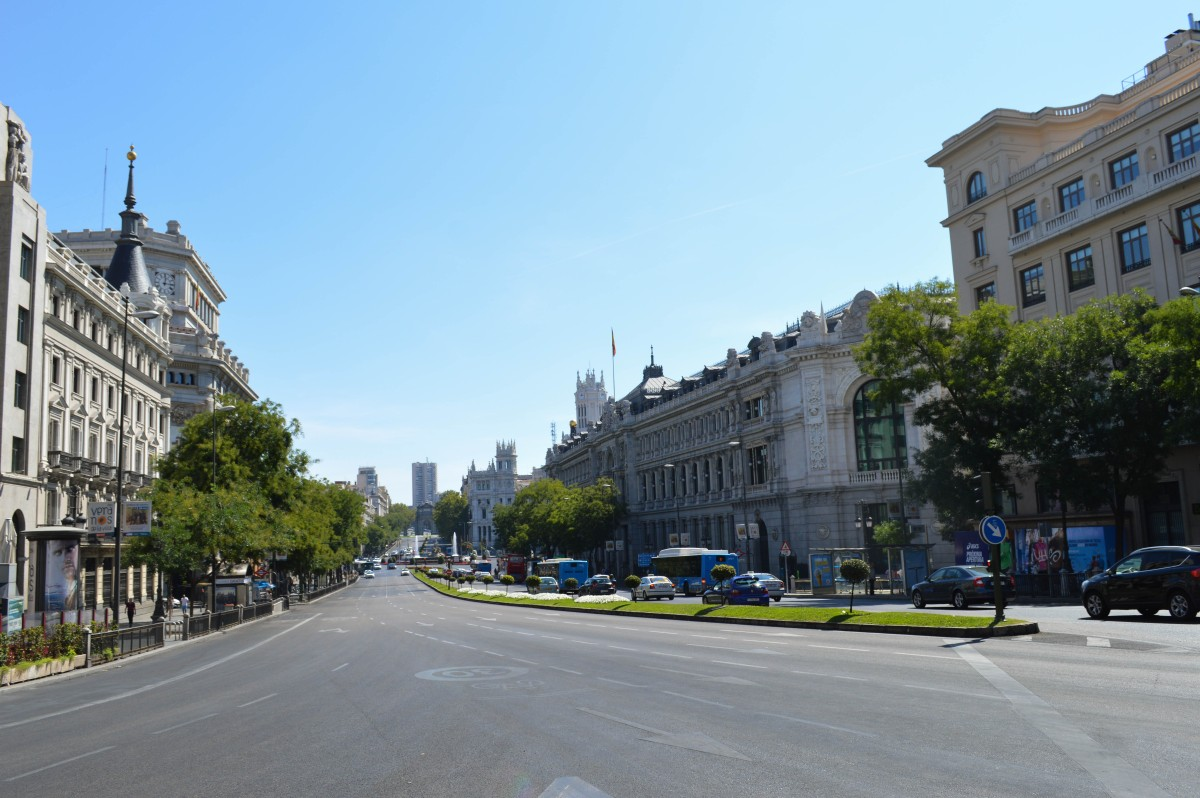
#> input picture prueba2.jpg, 1200 x 798 px
$ python ruidoimagen.py
#> lines starting #> are read from the running program, lines starting #| are printed output that depends on the picture
import numpy as np
import matplotlib.pyplot as plt
from skimage import img_as_float
from skimage.io import imread
from scipy.ndimage import sobel


imagen = imread('prueba2.jpg', as_gray=True)
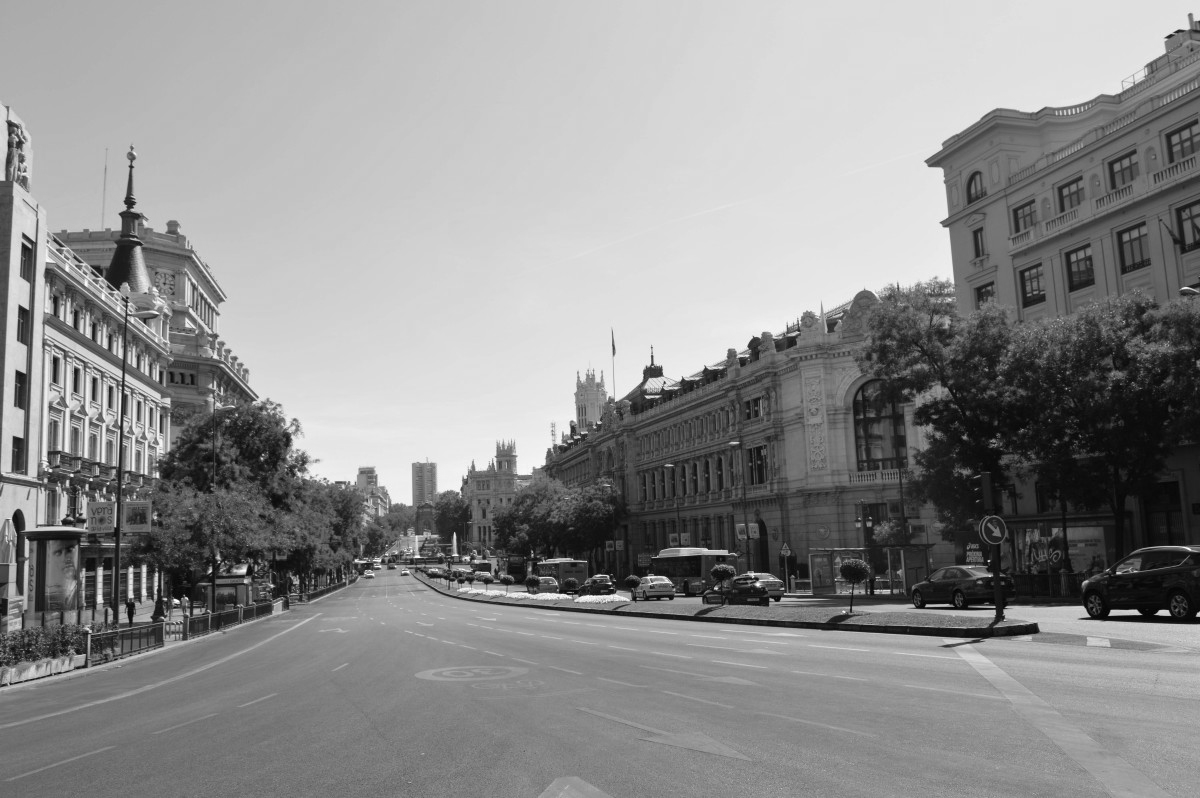
#> imagen: shape (798, 1200) float64; min 0.000565, max 0.999, mean 0.557
imagen = img_as_float(imagen)
nivel_ruido = 0.5

# Crear ruido gaussiano
ruido = np.random.normal(0, nivel_ruido, imagen.shape)

# Sumar ruido a la imagen
imagen_ruidosa = imagen + ruido
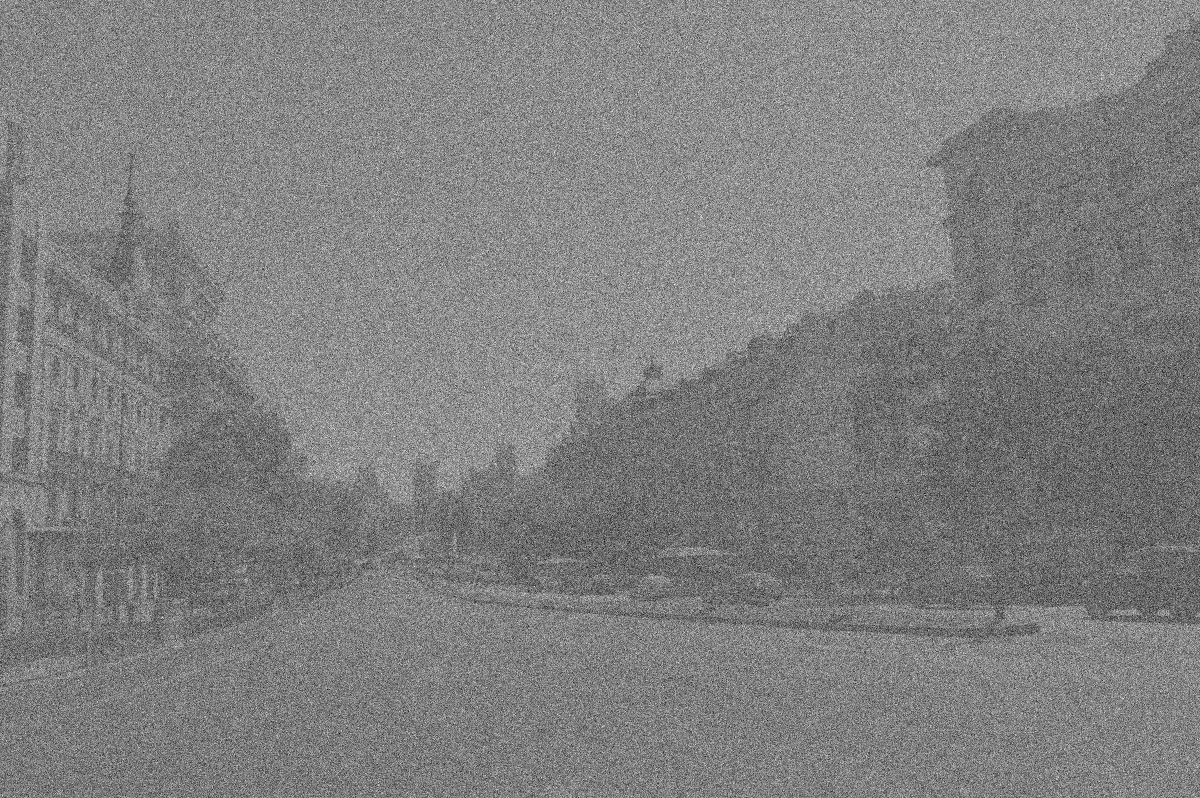
#> imagen_ruidosa: shape (798, 1200) float64; min -2.13, max 3.21, mean 0.558; drawn with min black and max white

# Clip para mantener los valores en [0, 1]
imagen_ruidosa = np.clip(imagen_ruidosa, 0, 1)
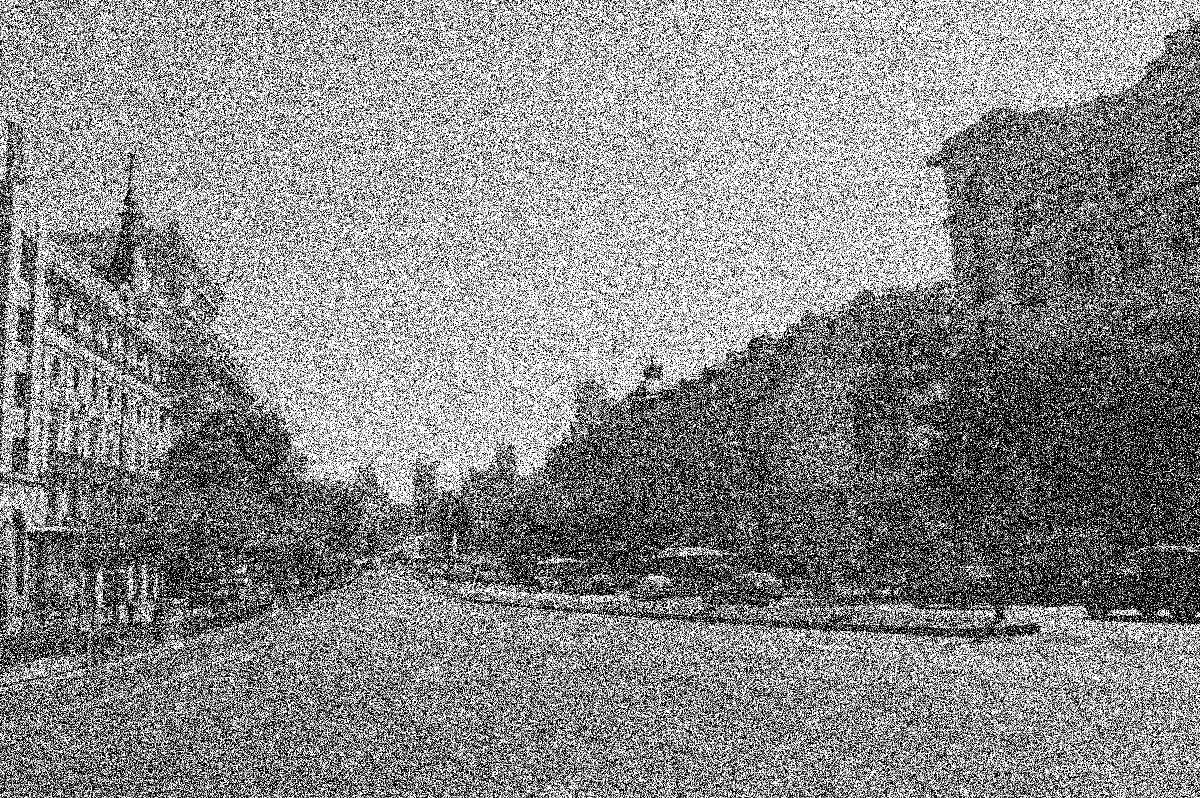
#> imagen_ruidosa: shape (798, 1200) float64; min 0, max 1, mean 0.538

# Mostrar imagen original y ruidosa
plt.figure(figsize=(10,5))
plt.subplot(1,2,1)
plt.title('Imagen original')
plt.imshow(imagen, cmap='gray')
plt.axis('off')

plt.subplot(1,2,2)
plt.title('Imagen con ruido')
plt.imshow(imagen_ruidosa, cmap='gray')
plt.axis('off')

plt.show()
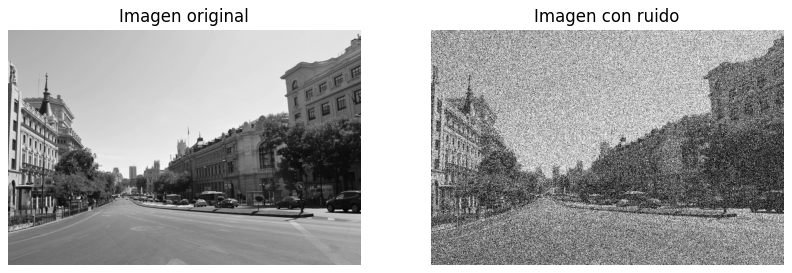
#> figure drawn by matplotlib, 2 panels

$ run again, with prueba3.jpg copied over prueba2.jpg
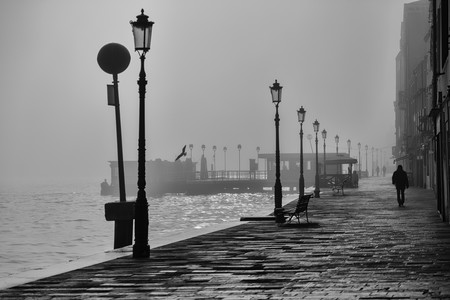
#> input picture prueba3.jpg, 450 x 300 px
#> imagen is the input picture: shape (300, 450) float64; min 0, max 0.969, mean 0.503
#> `imagen_ruidosa = np.clip(imagen_ruidosa, 0, 1)`:
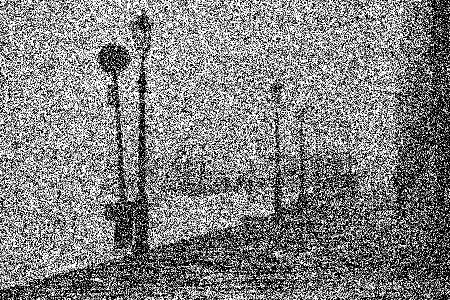
#> imagen_ruidosa: shape (300, 450) float64; min 0, max 1, mean 0.506
#> `plt.show()`:
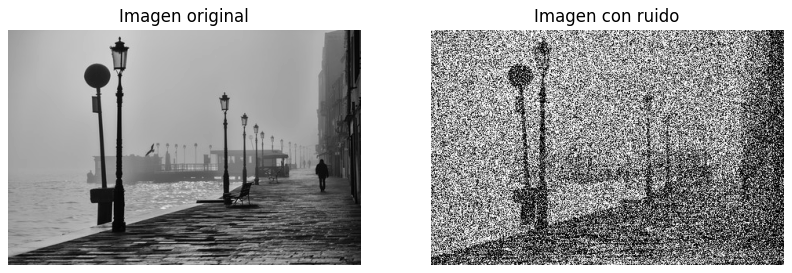
#> figure drawn by matplotlib, 2 panels
